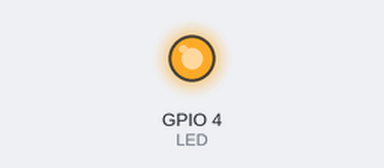
This program was run on a simulated Raspberry Pi (BCM pin numbers). Parts: output pins drawn as LEDs (lit = HIGH). At 5.0 s the program stops and its outputs stay as they are.

Above: at 0.1 s.
At 5.1 s:
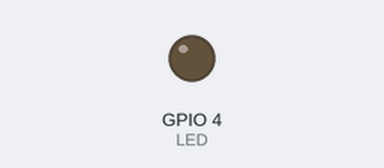
Timing chart, 0 to 6.5 s (numbered marks = the images above):
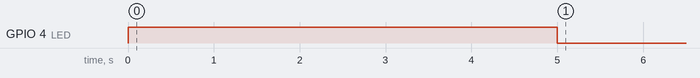

Measured:
- by itself, GPIO 4 (LED): LOW → HIGH at 0.00 s, → LOW 5.0 s later

The program:

fire.py
```python
import RPi.GPIO as GPIO
from time import sleep

class Fire():

    LED = 4

    def __init__(self):

        GPIO.setmode(GPIO.BCM)
        GPIO.setup(self.LED, GPIO.OUT)

    def fire(self,count=1):

        for num in range(0, count):
            GPIO.output(self.LED, GPIO.HIGH)
            sleep(0.5)

def main():
    fire = Fire()
    try:
        fire.fire(10)
    except KeyboardInterrupt:
        pass

    GPIO.cleanup()

if __name__ == "__main__":
    main()
```
